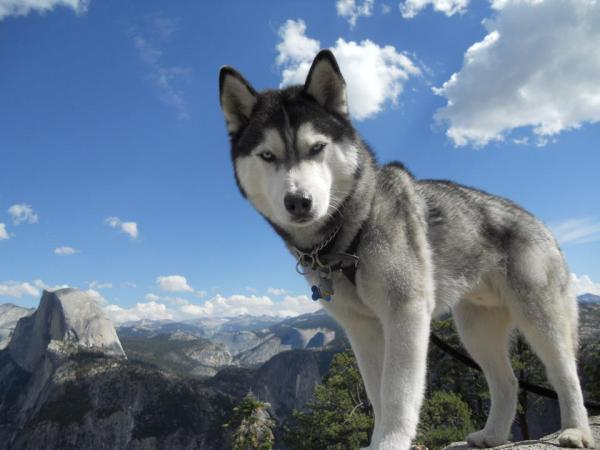
#> input picture Computacao_Grafica/otsu-johannsen/imagem.jpg, 600 x 450 px
$ python otsu-johannsen.py
#> lines starting #> are read from the running program, lines starting #| are printed output that depends on the picture
import cv2
from math import log2

def johansen():
    img = cv2.imread("imagem.jpg", 0)
    h, w = img.shape[:2]
    hist = cv2.calcHist([img], [0], None, [256], [0, 256])

    l = 256
    somaProbabilidades = 0.00000001
    entropiaTotal = 0.00000001
    somatorioIntermediario = 0.00000001
    minimo = 257
    pos = -1
    sbt = 0.0
    swt = 0.0
    for t in range(l):
        if t == 0:
            entropiaAtual = ((t + 0.000001) * -1) * log2(t + 0.000001)
        else:
            entropiaAtual = (t * -1) * log2(t)
        for i in range(t-1):
            Pi = hist[i] / (h * w)
            somaProbabilidades = somaProbabilidades + Pi
            entropiaTotal = (-somaProbabilidades) * log2(somaProbabilidades)
        j = t
        while j < 255:
            Pj = hist[j] / (h * w)
            somatorioIntermediario = somatorioIntermediario + Pj
            j += 1
        sbt = log2(somaProbabilidades) + ((1 / somaProbabilidades) * (entropiaAtual + entropiaTotal))
        swt = log2(somatorioIntermediario) + ((1 / somatorioIntermediario) * (entropiaAtual + entropiaTotal))

        res = min(sbt + swt)
        if res < minimo:
            minimo = res
            pos = t
    return somaProbabilidades


def otsu():
    img = cv2.imread("imagem.jpg", 0)
    h, w = img.shape[:2]
    hist = cv2.calcHist([img], [0], None, [256], [0, 256])

    l = 256
    mediaTotal = 0.0
    varTotal = 0.00001
    media_t = 0.0
    w0 = 0.00000000001
    n = -1
    max = -1
    pos = -1

    for t in range(l):
        for i in range(t):
            Pi = hist[i] / (h * w)
            w0 = w0 + Pi
            media_t = media_t + i * Pi
        Pi = hist[t] / (h * w)
        mediaTotal = mediaTotal + t * Pi
        w1 = 1 - w0
        u0 = media_t / w0
        u1 = mediaTotal - media_t / (1 - u0)
        varClasses = w0 * w1 * pow((u1 * u0), 2)
        n = varClasses / varTotal
        if n > max:
            max = n
            pos = t
    return mediaTotal

image = cv2.imread("imagem.jpg", 0)
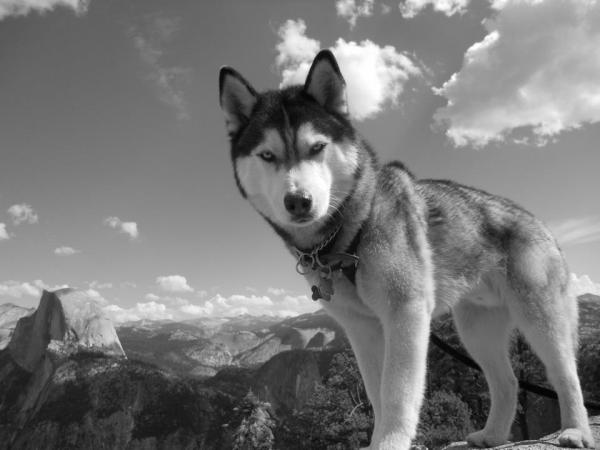
#> image: shape (450, 600); min 0, max 255, mean 119.9
th1 = otsu()
#> in otsu, `hist = cv2.calcHist([img], [0], None, [256], [0, 256])`: hist = 256 values, max 3015 at index 115, min 5 at index 1, mean 1054.7
#> the loop in otsu, `for t in range(l):` made 256 passes
#> (Pi, mediaTotal, u1, varClasses, n, max) on passes 1, 5, 6, 7, 8, 9, 10, 11, 12: ([2.96e-05], [0], [0], [0], [0], [0]), ([0.000148], [0.000963], [0.00213], [3.08e-09], [0.000308], [0.000308]), ([0.00023], [0.00211], [0.00335], [3.51e-08], [0.00351], [0.00351]), ([0.000304], [0.00393], [0.0058], [3.47e-07], [0.0347], [0.0347]), ([0.000341], [0.00632], [0.0092], [2.28e-06], [0.228], [0.228]), ([0.000404], [0.00955], [0.0139], [1.11e-05], [1.11], [1.11]), ([0.000411], [0.0132], [0.0194], [4.19e-05], [4.19], [4.19]), ([0.000437], [0.0176], [0.0261], [0.000132], [13.16], [13.16]), ([0.000493], [0.023], [0.0343], [0.000367], [36.72], [36.72])
#> (Pi, mediaTotal, u1, varClasses, max) on passes 3 to 4: ([3.7e-05], [9.26e-05], [6.83e-05], [2.06e-14], [2.06e-09]), ([9.26e-05], [0.00037], [2.12e-05], [3.39e-14], [3.39e-09])
#> after the loop in otsu, `for t in range(l):`: mediaTotal = [119.9]; media_t = [13572.7]; pos = 39; w0 = [135.1]
#> th1 = [119.9]
th2 = johansen()
#> after the loop in johansen, `for t in range(l):`: minimo = -67476.3; pos = 2; somaProbabilidades = [134.1]; somatorioIntermediario = [120.8]
#> th2 = [134.1]
#> (the run stopped early here; a loop or call above may not have finished)
